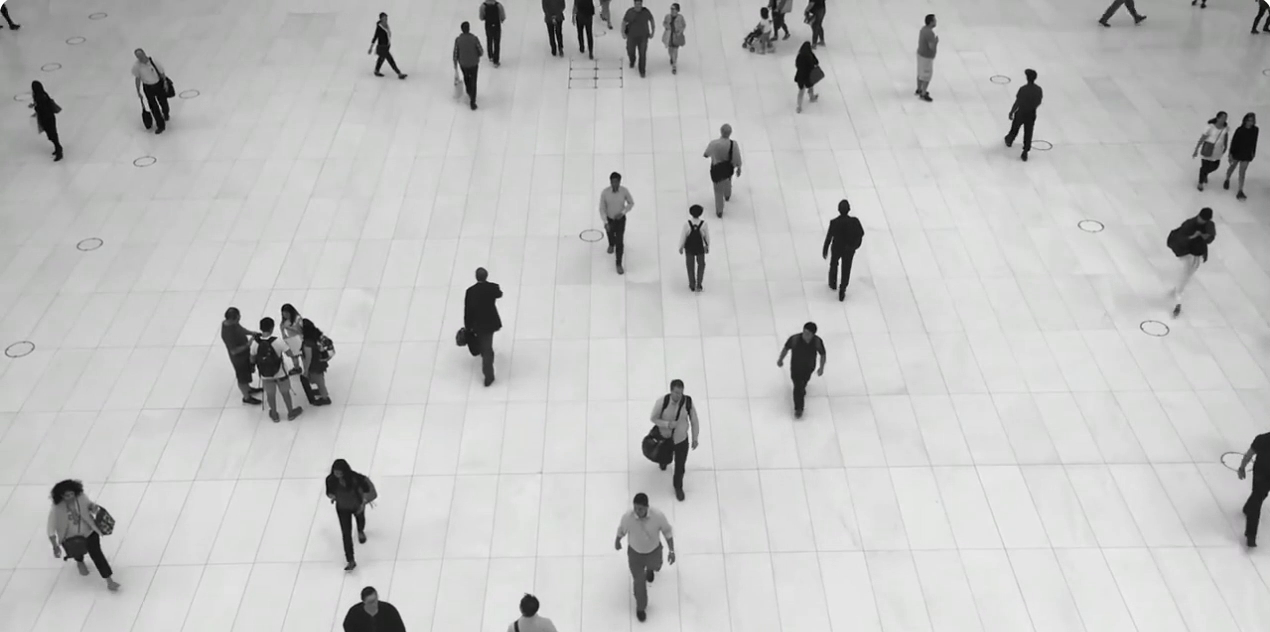
#> input picture frame 18 of AtividadeQuatro/video.mp4, 1270 x 632 px, given in place of walking_commerce.mp4, which was not available
$ python Kanade.py
#> lines starting #> are read from the running program, lines starting #| are printed output that depends on the picture; pictures that were not available may be replaced by others from this repository, and a replacement may not be noted
import cv2
import numpy as np
import cv2 as cv
cap = cv.VideoCapture("d:/pdi/walking_commerce.mp4")
feature_params = dict(maxCorners=100, qualityLevel=0.3,
                      minDistance=7, blockSize=7)
lk_params = dict(winSize=(15, 15), maxLevel=2,
                 criteria=(cv.TERM_CRITERIA_EPS | cv.TERM_CRITERIA_COUNT, 10, 0.03))
color = np.random.randint(0, 255, (100, 3))
ret, old_frame = cap.read()
#> old_frame is the input picture: shape (632, 1270, 3); mean B, G, R 193.2, 193.7, 193.4
old_gray = cv.cvtColor(old_frame, cv.COLOR_BGR2GRAY)
p0 = cv.goodFeaturesToTrack(old_gray, mask=None, **feature_params)
#> p0 = 100 rows, first 8: [850, 213], [382, 15], [249, 337], [1027, 71], [361, 600], [488, 279], [466, 24], [838, 214]
mask = np.zeros_like(old_frame)
cv.namedWindow('frame', cv2.WINDOW_NORMAL)
while (1):
    ret, frame = cap.read()
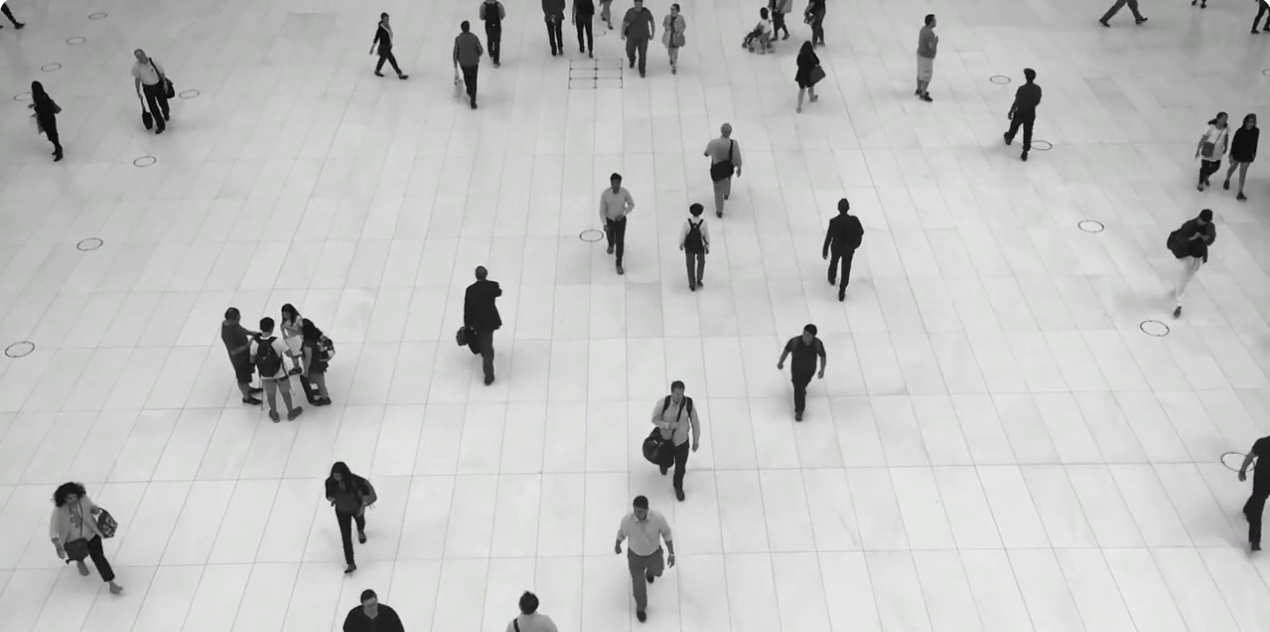
#> input picture frame 19 of AtividadeQuatro/video.mp4, 1270 x 632 px, given in place of walking_commerce.mp4, which was not available
#> frame is the input picture: shape (632, 1270, 3); mean B, G, R 193.1, 193.6, 193.3
    if not ret:
        print('No frames grabbed!')
        break
    frame_gray = cv.cvtColor(frame, cv.COLOR_BGR2GRAY)
    p1, st, err = cv.calcOpticalFlowPyrLK(old_gray, frame_gray, p0, None, **lk_params)
#> p1 = 100 rows, first 8: [849.3, 211.7], [383.6, 15.28], [249.1, 337], [1026, 70.36], [360.5, 603], [487.7, 277.3], [466, 23.27], [837.7, 213]; st = 100 values from 1 to 1; err = 100 values, max 29.34 at index 14, min 0 at index 64, mean 4.54
    if p1 is not None:
        good_new = p1[st == 1]
#> good_new = 100 pairs, first value 4.19 to 1242.5, second value 4.26 to 603
        good_old = p0[st == 1]
#> good_old = 100 pairs, first value 3 to 1242, second value 4 to 600
    for i, (new, old) in enumerate(zip(good_new, good_old)):
        a, b = new.ravel()
        c, d = old.ravel()
        mask = cv.line(mask, (int(a), int(b)), (int(c), int(d)), color[i].tolist(), 2)
        frame = cv.circle(frame, (int(a), int(b)), 5, color[i].tolist(), -1)
#> this loop made 100 passes
#> (a, b, c, d) on passes 1 to 12: (849.3, 211.7, 850, 213), (383.6, 15.28, 382, 15), (249.1, 337, 249, 337), (1026, 70.36, 1027, 71), (360.5, 603, 361, 600), (487.7, 277.3, 488, 279), (466, 23.27, 466, 24), (837.7, 213, 838, 214), (169, 99.59, 169, 99), (466, 345.5, 465, 346), (762.7, 10.25, 763, 10), (499.6, 292.5, 500, 294)
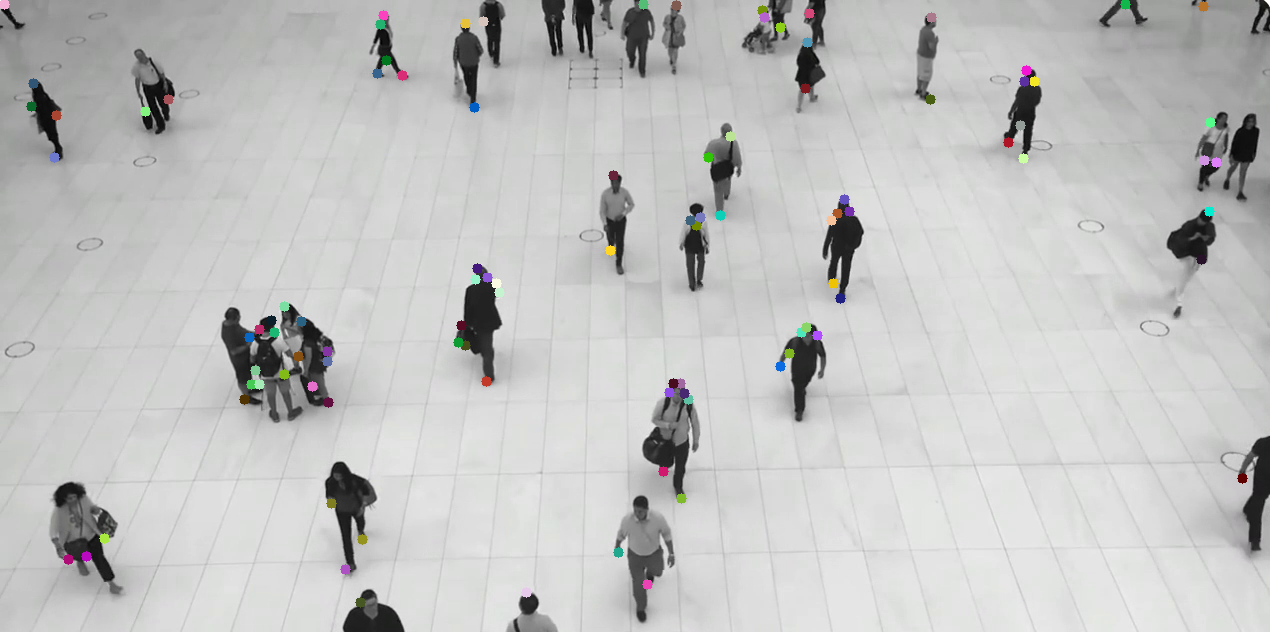
#> frame: shape (632, 1270, 3); mean B, G, R 193.2, 193.8, 193.4
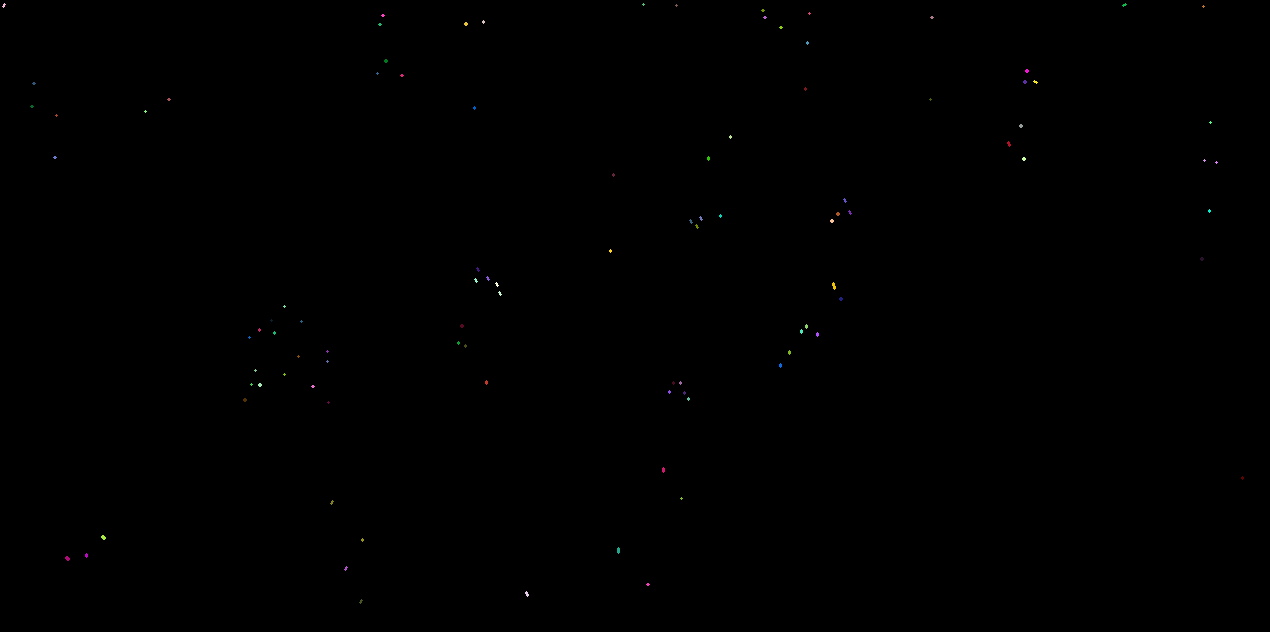
#> mask: shape (632, 1270, 3); mean of channels 0, 1, 2 0.1, 0.1, 0.1; drawn as B, G, R
    img = cv.add(frame, mask)
    cv.imshow('frame', img)
    k = cv.waitKey(30) & 0xff
#> (key Esc is pressed here)
    if k == 27:
        break
    old_gray = frame_gray.copy()
    p0 = good_new.reshape(-1, 1, 2)
cv.destroyAllWindows()
